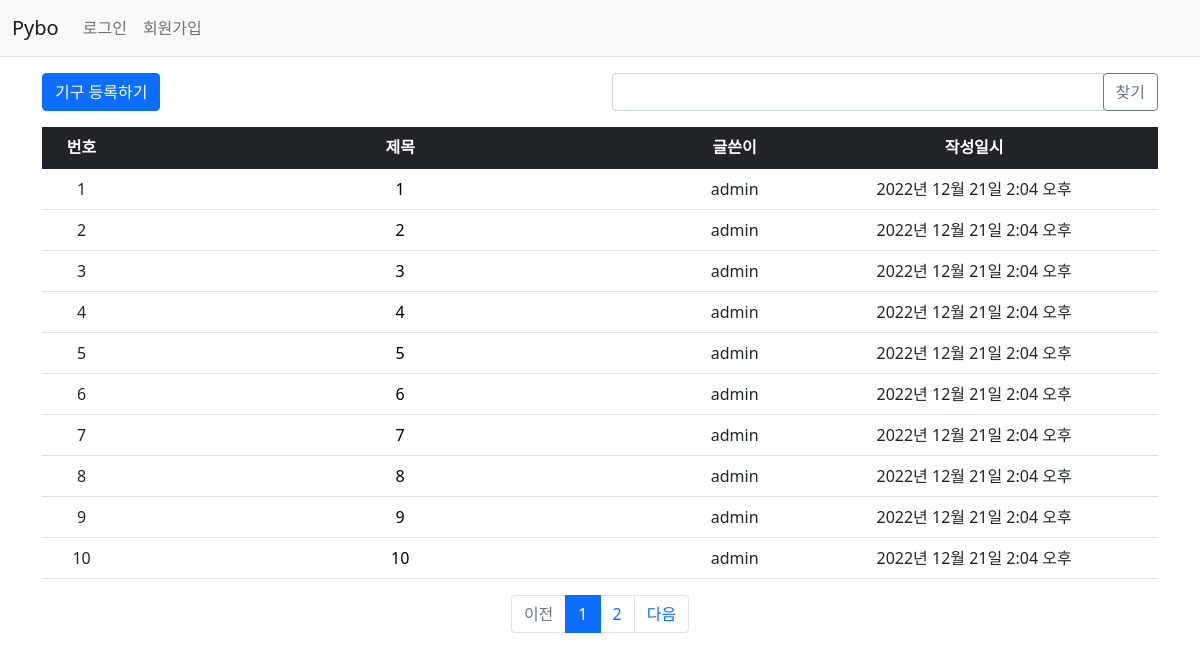
Screenshot of /pybo/ with the database file from the repository.
### pybo/models.py (models this page shows, shortened)
class Question(models.Model):
    author = models.ForeignKey(User, on_delete=models.CASCADE, related_name='author_question')
    subject = models.CharField(max_length=200)
    content = models.TextField()
    create_date = models.DateTimeField()
    modify_date = models.DateTimeField(null=True, blank=True)
    voter = models.ManyToManyField(User, related_name='voter_question')

### pybo/views/base_views.py (the view, shortened to what this page needs)
# urls.py: path('', views.index, name='index'), # '/'에 해당되는 path
def index(request):
    page = request.GET.get('page', '1')  # 페이지
    kw = request.GET.get('kw', '')  # 검색어
    question_list = Question.objects.order_by('create_date')
    paginator = Paginator(question_list, 10)  # 페이지당 10개씩 보여주기
    page_obj = paginator.get_page(page)
    context = {'question_list': page_obj, 'page': page, 'kw': kw}
    return render(request, 'pybo/question_list.html', context)

### pybo/templatetags/pybo_filter.py (called while the page is built)
@register.filter
def sub(value, arg):
    return value - arg

### templates/pybo/question_list.html (shortened to what this page needs)
{% extends 'base.html' %}
{% load pybo_filter %}
{% block content %}
<div class="container my-3">
    <div class="row my-3">
        <div class="col-6">
            <a href="{% url 'pybo:question_create' %}" class="btn btn-primary">기구 등록하기</a>
        </div>
        <div class="col-6">
            <div class="input-group">
                <input type="text" id="search_kw" class="form-control" value="{{ kw|default_if_none:'' }}">
                <div class="input-group-append">
                    <button class="btn btn-outline-secondary" type="button" id="btn_search">찾기</button>
                </div>
            </div>
        </div>
    </div>
    <table class="table">
        <thead>
            <tr class="text-center table-dark">
                <th>번호</th>
                <th style="width:50%">제목</th>
                <th>글쓴이</th>
                <th>작성일시</th>
            </tr>
        </thead>
        <tbody>
            {% if question_list %}
            {% for question in question_list %}
            <tr class="text-center">
                <td>
                    {{ question_list.paginator.count|add:question_list.start_index|add:forloop.counter0|sub:question_list.paginator.count }}
                </td>
                <td class="text-center">
                    <a href="{% url 'pybo:detail' question.id %}">{{ question.subject}}</a>
                </td>
                <td>{{ question.author.username }}</td>
                <td>{{ question.create_date }}</td>
            </tr>
            {% endfor %}
            {% else %}
            <tr>
                <td colspan="4">질문이 없습니다.</td>
            </tr>
            {% endif %}
        </tbody>
    </table>
    <ul class="pagination justify-content-center">
        {% if question_list.has_previous %}
        <li class="page-item">
            <a class="page-link" data-page="{{ question_list.previous_page_number }}" href="javascript:void(0)">이전</a>
        </li>
        {% else %}
        <li class="page-item disabled">
            <a class="page-link" tabindex="-1" aria-disabled="true" href="#">이전</a>
        </li>
        {% endif %}
        {% for page_number in question_list.paginator.page_range %}
        {% if page_number >= question_list.number|add:-5 and page_number <= question_list.number|add:5 %}
        {% if page_number == question_list.number %}
        <li class="page-item active" aria-current="page">
            <a class="page-link" data-page="{{ page_number }}" href="javascript:void(0)">{{ page_number }}</a>
        </li>
        {% else %}
        <li class="page-item">
            <a class="page-link" data-page="{{ page_number }}" href="javascript:void(0)">{{ page_number }}</a>
        </li>
        {% endif %}
        {% endif %}
        {% endfor %}
        {% if question_list.has_next %}
        <li class="page-item">
            <a class="page-link" data-page="{{ question_list.next_page_number }}" href="javascript:void(0)">다음</a>
        </li>
        {% else %}
        <li class="page-item disabled">
            <a class="page-link" tabindex="-1" aria-disabled="true" href="#">다음</a>
        </li>
        {% endif %}
    </ul>
</div>
{% endblock %}

### templates/base.html (shortened to what this page needs)
{% load static %}
<!doctype html>
<html lang="ko">
<head>
    <link rel="stylesheet" type="text/css" href="{% static 'bootstrap.min.css' %}">
    <link rel="stylesheet" type="text/css" href="{% static 'style.css' %}">
</head>
<body>
{% include "navbar.html" %}
{% block content %}
{% endblock %}
</body>
</html>

### templates/navbar.html (shortened to what this page needs)
<nav class="navbar navbar-expand-lg navbar-light bg-light border-bottom">
    <div class="container-fluid">
        <a class="navbar-brand" href="{% url 'pybo:index' %}">Pybo</a>
        <div class="collapse navbar-collapse" id="navbarSupportedContent">
            <ul class="navbar-nav me-auto mb-2 mb-lg-0">
                <li class="nav-item">
                    {% if user.is_authenticated %}
                    <a class="nav-link" href="{% url 'common:logout' %}">{{ user.username }} (로그아웃)</a>
                    {% else %}
                    <a class="nav-link" href="{% url 'common:login' %}">로그인</a>
                    {% endif %}
                </li>
                <li>
                    {% if not user.is_authenticated %}
                    <a class="nav-link" href="{% url 'common:signup' %}">회원가입</a>
                    {% endif %}
                </li>
            </ul>
        </div>
    </div>
</nav>

### templates/base.html (style rules this page uses)
a { text-decoration : none; color : black; }

### rows the page displays
Question: paginator.count|add "1", subject "1", author.username "admin", create_date "2022년 12월 21일 2:04 오후"
Question: paginator.count|add "2", subject "2", author.username "admin", create_date "2022년 12월 21일 2:04 오후"
Question: paginator.count|add "3", subject "3", author.username "admin", create_date "2022년 12월 21일 2:04 오후"
Question: paginator.count|add "4", subject "4", author.username "admin", create_date "2022년 12월 21일 2:04 오후"
Question: paginator.count|add "5", subject "5", author.username "admin", create_date "2022년 12월 21일 2:04 오후"
Question: paginator.count|add "6", subject "6", author.username "admin", create_date "2022년 12월 21일 2:04 오후"
Question: paginator.count|add "7", subject "7", author.username "admin", create_date "2022년 12월 21일 2:04 오후"
Question: paginator.count|add "8", subject "8", author.username "admin", create_date "2022년 12월 21일 2:04 오후"
Question: paginator.count|add "9", subject "9", author.username "admin", create_date "2022년 12월 21일 2:04 오후"
Question: paginator.count|add "10", subject "10", author.username "admin", create_date "2022년 12월 21일 2:04 오후"

### other values shown
{{ page_number }} "1"
{{ page_number }} "2"
